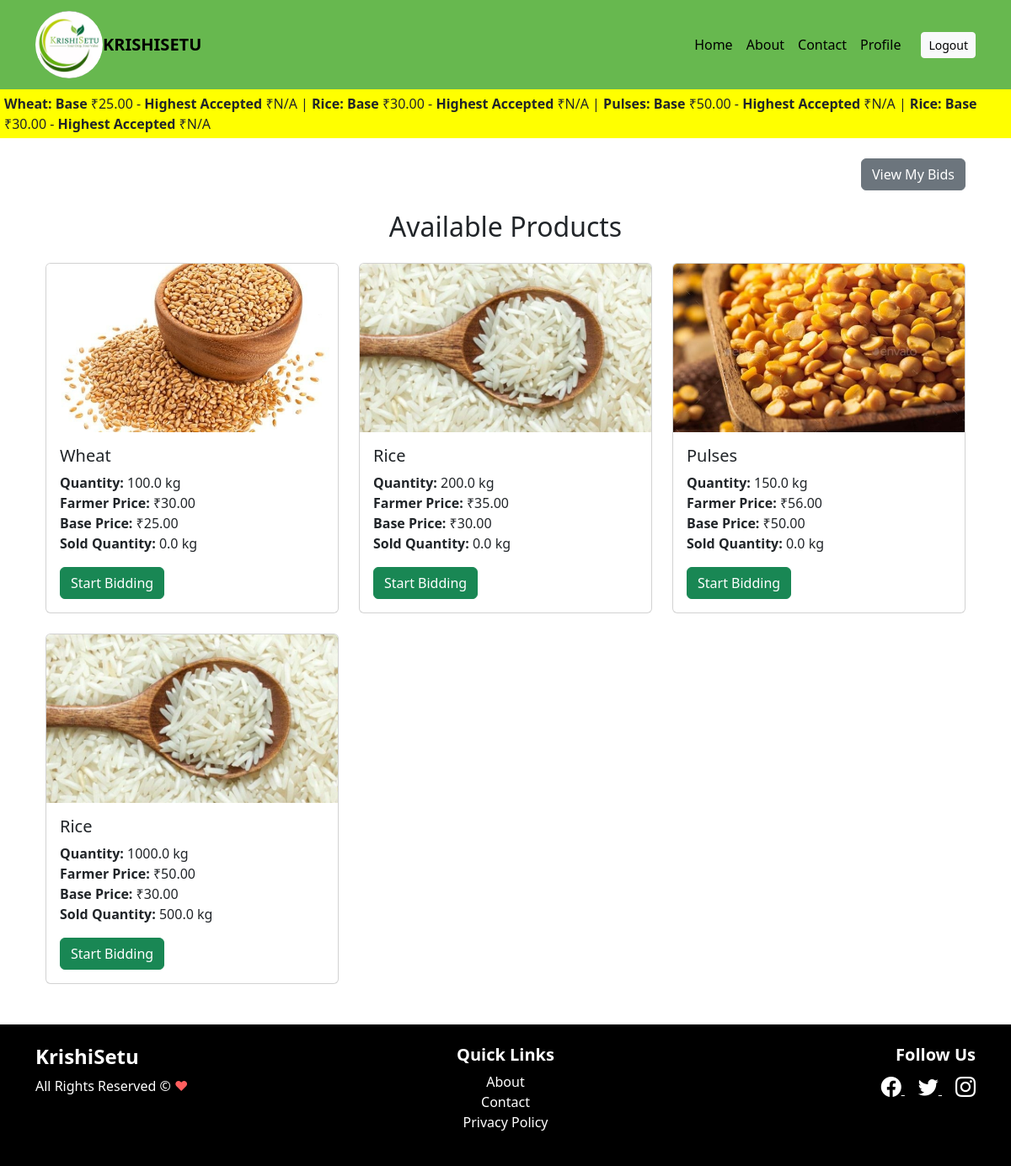
The page /retailer/dashboard/ (signed in) on the database its author committed.
### Farmer/models.py (models this page shows, shortened)
class Product(models.Model):
    COMMODITY_CHOICES = [
        ('Wheat', 'Wheat'),
        ('Rice', 'Rice'),
        ('Pulses', 'Pulses'),
    ]
    BASE_PRICE_DEFAULTS = {
        'Wheat': 25.00,
        'Rice': 30.00,
        'Pulses': 50.00,
    }
    farmer = models.ForeignKey(User, on_delete=models.CASCADE, default=1)
    commodity = models.CharField(max_length=100, choices=COMMODITY_CHOICES)
    quantity = models.FloatField()
    farmerprice = models.DecimalField(max_digits=10, decimal_places=2)
    baseprice = models.DecimalField(max_digits=10, decimal_places=2, null=True, blank=True)
    soldquantity = models.FloatField(default=0)
    product_photo = models.ImageField(upload_to='product_images/', null=True, blank=True)

### Retailer/views.py (the view)
# urls.py: path('dashboard/', retailer_dashboard, name='retailer_dashboard'),  # ✅ Show products
def retailer_dashboard(request):
    products = Product.objects.all()  # Fetch all products
    return render(request, 'retailer_dashboard.html', {'products': products})

### Retailer/templates/retailer_dashboard.html (shortened to what this page needs)
{% extends 'base.html' %}
{% block content %}
<div class="container">
    <div class="text-end mb-3">
        <a href="{% url 'retailer_bids' %}" class="btn btn-secondary">View My Bids</a>
    </div>
    <h2 class="text-center my-4">Available Products</h2>
    <div class="row">
        {% for product in products %}
        <div class="col-md-4 mb-4">
            <div class="card">
                {% if product.product_photo %}
                <img src="{{ product.product_photo.url }}" class="card-img-top" alt="{{ product.commodity }}" style="height: 200px; object-fit: cover;">
                {% endif %}
                <div class="card-body">
                    <h5 class="card-title">{{ product.commodity }}</h5>
                    <p class="card-text">
                        <strong>Quantity:</strong> {{ product.quantity }} kg<br>
                        <strong>Farmer Price:</strong> ₹{{ product.farmerprice }}<br>
                        <strong>Base Price:</strong> ₹{{ product.baseprice }}<br>
                        <strong>Sold Quantity:</strong> {{ product.soldquantity }} kg<br>
                    </p>
                    <a href="{% url 'start_bid' product.id %}" class="btn btn-success">Start Bidding</a>
                </div>
            </div>
        </div>
        {% empty %}
        <p class="text-center">No products available.</p>
        {% endfor %}
    </div>
</div>
{% endblock %}

### Home/templates/home/stock_ribbon.html (shortened to what this page needs)
<div class="stock-ribbon" id="stock-ribbon" data-url="{% url 'update_ribbon' %}" style="background-color: yellow; padding: 5px;">
    {% for product in products %}
        <span>
            <strong>{{ product.commodity }}:</strong>
            <strong>Base</strong> ₹{{ product.baseprice }} -
            <strong>Highest Accepted</strong> ₹{{ product.highest_farmers_accepted_price|default:"N/A" }}
        </span>
        {% if not forloop.last %} | {% endif %}
    {% endfor %}
</div>

### rows shown on the page
Product: commodity "Wheat", baseprice "25.00", highest_farmers_accepted_price "N/A", product_photo (picture), quantity "100.0", farmerprice "30.00", soldquantity "0.0"
Product: commodity "Rice", baseprice "30.00", highest_farmers_accepted_price "N/A", product_photo (picture), quantity "200.0", farmerprice "35.00", soldquantity "0.0"
Product: commodity "Pulses", baseprice "50.00", highest_farmers_accepted_price "N/A", product_photo (picture), quantity "150.0", farmerprice "56.00", soldquantity "0.0"
Product: commodity "Rice", baseprice "30.00", highest_farmers_accepted_price "N/A", product_photo (picture), quantity "1000.0", farmerprice "50.00", soldquantity "500.0"
